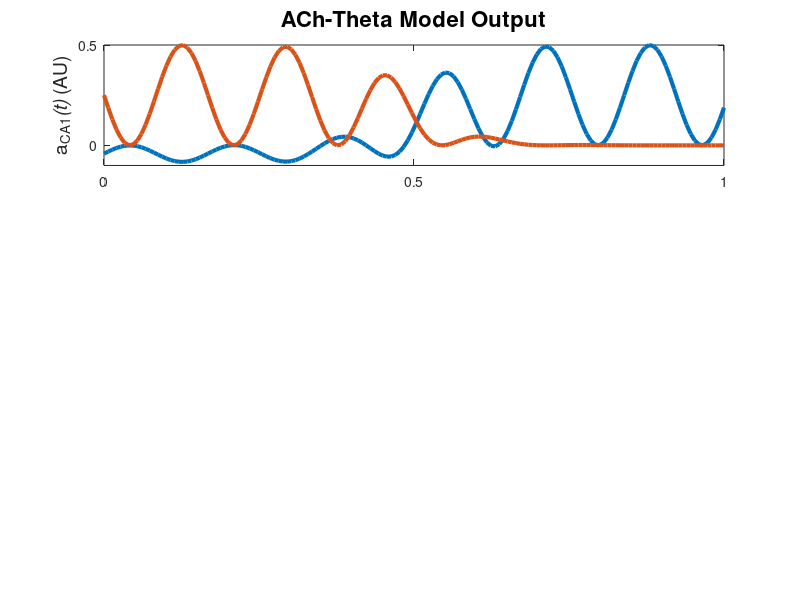

Recreate this plot in MATLAB. (Note: this script raises an error after producing the figure.)
function [] = hasselmo9402_working_addedPlots()
% hasselmo_2002 theta model


%todo: 
% add plots for ca3 and ec activity - done
% add ach to the model - done
% make a struct to hold data? - done

% can we get EC and CA3 activity separated?
% Learning? - simple vector forgeting? TMaze? 
% OLM switch? 
% show that hasselmo is wrong
% add the anon funct to other areas

clear all;
dbstop if error;

%% runtime parameters
p.nTrls = 1;
p.nTSteps = 25;
p.nCA1cells = 2;
p.nCA3cells = 3;
p.nECcells = 2;

p.dt = 0.005; % Default = 5 ms
p.thF = 8; % Default = 8 Hz
p.nCycles = 6; % How many cycles would we like per trial. Default = 6? 
p.stepsPerCycle = ceil(((1/p.thF)/p.dt));
p.phaseStep = (2*pi)/p.stepsPerCycle; % number of radians to increment theta phase by for each time steps
p.k = .5; % Max synaptic growth. Default = .5
p.lrate = 0.01; % learning rate, per Ehren's experiment
p.thetaScale = 1; % X from Hasselmo et al. 2002, p 799
% [0 to 1] smaller means theta has less effect on functional strength
% paper is vague about whether different values are used for the different
% layers (CA3 vs EC), for now we'll assume that it is a single fixed
% parameter. Default = 1?
p.time = linspace(0,1,p.nCycles*p.stepsPerCycle);

% allocate arrays
a.CA1 = nan(p.nCA1cells,p.nTSteps);
a.CA3 = nan(p.nCA3cells,p.nTrls); 
a.EC  = nan(p.nECcells, p.nTrls);
w.CA3 = eye(p.nCA1cells, p.nCA3cells);
w.EC  = eye(p.nCA1cells, p.nECcells); % identity matrix p.801
tempXprod = nan(p.nCA1cells,p.nCA3cells,p.stepsPerCycle);



%% Task 

% 


stage = 1;

% for each trial, run the theta model 
for trl = 1:p.nTrls
  % initialize first timestep
  % NOTE: THESE NEED TO BE SET FOR EACH PHASE OF THE TASK, TRL
  a.CA3(:,1) = [1; 1; 0]; % rand(p.nCA3cells,1) > .5;
  a.EC(:,1)  = [1; 0]; % rand(p.nECcells, 1) > .5;
  
  % run the model
  [a, tempXprod, pha, theta, syn] = runTheta(a,w,tempXprod,p,stage);
  
  % compute weight updates after each theta cycle
  dw.CA3(:,:) = sum(tempXprod,3);
  
  fprintf('\nTrial %i\n',trl);
  if any(isnan(dw.CA3)), keyboard, end % Just in case something goes wrong...
  %w.CA3, dw.CA3
  w.CA3 = w.CA3 + p.lrate .* dw.CA3; %   w.CA3 = w.CA3 + dw.CA3;
  w.CA3 = min(w.CA3, p.k);
  %w.CA3
  
  %if trl == p.nTrls, plotStateVariables(theta,a,pha, trl); end
  
end




fprintf('Test initial learning\n');
a.CA3(:,1) = [0; 1; 0]; % rand(p.nCA3cells,1) > .5;
[a, tempXprod, pha, theta, syn] = runTheta(a,w,tempXprod,p,stage);
trl = 0;
if 1
    plotStateVariables(theta,a,pha, trl,p.time); 
    plotRegionAct(syn.EC3(1,:), syn.CA3(2,:),p.time);
end


if 0 % crosses may be indicative of the results found in colgin et al 2009
   figure; 
   subplot(2,1,1);
   hold on;
   plot(p.time,syn.EC3(1,:))
   plot(p.time,syn.CA3(2,:))
   
   subplot(2,1,2);
   plot(p.time,theta.LTP)
   
end

keyboard;
end 


function [a,tempXprod, pha, theta, syn] = runTheta(a,w,tempXprod,p,stage)
  
  % allocate phase and theta params
  pha.EC = nan(p.nTSteps,1);   theta.EC = nan(p.nTSteps,1);
  pha.CA3 = nan(p.nTSteps,1);  theta.CA3 = nan(p.nTSteps,1);
  pha.LTP = nan(p.nTSteps,1);  theta.LTP = nan(p.nTSteps,1);
  
  pha.EC(1)  = 0;    theta.EC(1)  = (p.thetaScale/2) * sin(pha.EC(1))  + (1-(p.thetaScale/2));
  pha.CA3(1) = pi;   theta.CA3(1) = (p.thetaScale/2) * sin(pha.CA3(1)) + (1-(p.thetaScale/2));
  pha.LTP(1) = 0;    theta.LTP(1) = sin(pha.LTP(1));
  
  % initialize ACh activity
  AchPut = linspace(-10,10,p.nCycles*p.stepsPerCycle);
  pha.AChLvls = sigmoid(AchPut);
  % .64 C_theta (equ 5) Cr = .8 Cl = ? 
  Cr = 1; Cl = .5; % These need to be updated to control for individual dynamics in CA3 vs EC 
  updateEC3 = @(ACh,Cl,theta,w,a) (ACh*Cl) * ((theta.*w) * a);
  updateCA3 = @(ACh,Cr,theta,w,a) (1 - ACh*Cr) * ((theta.*w) * a);
  
  syn.EC3(:,1) = updateEC3(pha.AChLvls(1),Cl,theta.EC(1),w.EC,a.EC(:,stage));
  syn.CA3(:,1) = updateCA3(pha.AChLvls(1),Cr,theta.CA3(1),w.CA3,a.CA3(:,stage));

  % initialize CA1 activity
  a.CA1(:,1) = syn.EC3(:,1) + syn.CA3(:,1); % eq 2.4 p.799

  tempXprod(:,:,1) = (theta.LTP(1) .* a.CA1(:,1)) * a.CA3(:,stage)';
  % run one theta cycle
  for t = 2:p.nCycles*p.stepsPerCycle
    
    % phasic input
    pha.EC(t)  = pha.EC(t-1)  + p.phaseStep;  theta.EC(t)  = (p.thetaScale/2) * sin(pha.EC(t))  + (1-(p.thetaScale/2));  % eq 2.2 p.799
    pha.CA3(t) = pha.CA3(t-1) + p.phaseStep;  theta.CA3(t) = (p.thetaScale/2) * sin(pha.CA3(t)) + (1-(p.thetaScale/2));  % eq 2.3 p.799
    pha.LTP(t) = pha.LTP(t-1) + p.phaseStep;  theta.LTP(t) = sin(pha.LTP(t));                                            % eq 2.5 p.799
    
    % after the new updating function was written
    syn.EC3(:,t) = (pha.AChLvls(t)*Cl) * ((theta.EC(t) .* w.EC) * a.EC(:,stage));
    syn.CA3(:,t) = (1 - pha.AChLvls(t)*Cr) * ((theta.CA3(t) .* w.CA3) * a.CA3(:,stage));
    
    a.CA1(:,t) = syn.EC3(:,t) + syn.CA3(:,t); % eq 2.4 p.799

    tempXprod(:,:,t) = (theta.LTP(t) .* a.CA1(:,t)) * a.CA3(:,stage)';
    
  end
  
  modEC = reshape(syn.EC3,2,[])';
  modCA3 = reshape(syn.CA3,2,[])';
  
  if 0
    keyboard;
    
    figure; hold on;
    time = linspace(0, 1000, size(reshape(syn.EC3,2,[])',1));
    plot(time,modEC);
    plot(time,modCA3);
    xlim([0,max(time)]);
    
    figure;
    plot(time, modEC+modCA3)
    
  end
  
end

function plotStateVariables_old(theta,a,pha,trl)
    figure;
    subplot(4,1,1);
    hold off; plot(theta.EC)
    hold on; plot(theta.CA3)
    ylabel('theta.CA3');
    legend('EC','CA3'); ylim([0 1]);
    %title(['End of training']);
    title(['trl ', num2str(trl)])
    
    subplot(4,1,2);
    plot(a.CA1');
    ylabel('act CA1');
    
    subplot(4,1,3);
    plot(theta.LTP)
    ylabel('theta LTP');
    
    subplot(4,1,4);
    plot(pha.AChLvls)
    ylabel('Ach');
end

function plotStateVariables(theta,a,pha,trl,t)
    figure;
    subplot(3,1,1); 
    plot(t,a.CA1','LineWidth',3);
    title('ACh-Theta Model Output','FontSize',16);
    ylabel('a_{CA1}\it(t) \rm(AU)','FontSize',14);
    yticks([-.2 0 .5]); xticks([0 .5 1]);
    ax = gca; ax.FontSize = 12;
    
    
    subplot(3,1,2);
    plot(t,pha.AChLvls,'LineWidth',3)
    ylabel('\bf\psi\rm\it(t) \rm(AU)','FontSize',14); 
    xlabel('Time (s)','FontSize',14);
    yticks([0 1]); xticks([0 .5 1]);
    ax = gca; ax.FontSize = 12;
    
    subplot(3,1,3);
    plot(t,theta.LTP,'LineWidth',3)
    ylabel('\theta_{LTP} \rm(AU)','FontSize',14);
    yticks([-1 0 1]); xticks([0 .5 1]);
    ax = gca; ax.FontSize = 12;
    
end

function plotRegionAct(EC, CA3, t)

figure; 
subplot(1,2,1);
plot(t,EC, 'r','LineWidth',3)
title('EC Activity', 'FontSize',16)
xlabel('Time (s)','FontSize',14); ylabel('Activity (AU)', 'FontSize',14);
yticks([0 .5]); xticks([0 .5 1]);
ax = gca; ax.FontSize = 12; 



subplot(1,2,2);
plot(t,CA3, 'b','LineWidth',3)
title('CA3 Activity', 'FontSize',16)
xlabel('Time (s)','FontSize',14); ylabel('Activity (AU)', 'FontSize',14);
yticks([0 .5]); xticks([0 .5 1]);
ax = gca; ax.FontSize = 12; 

end

function y = sigmoid(x)
y = 1.0 ./ (1 + exp(-x));
end
%%
